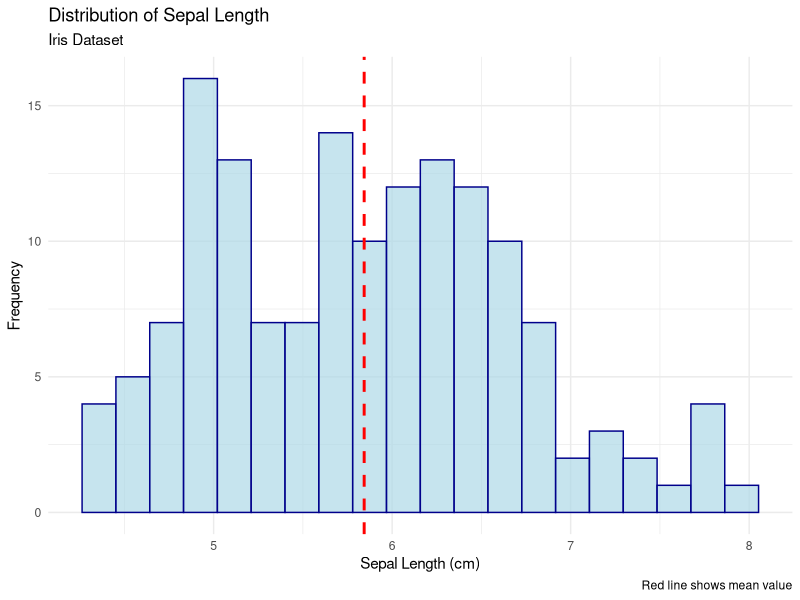
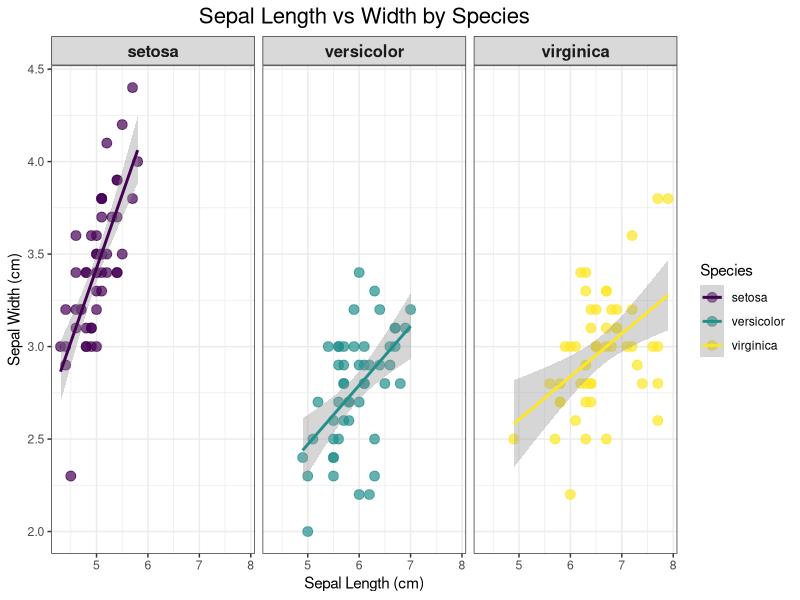

The R source for these figures, in order:
## ---- chunk 1
#| echo: false
#| eval: true
# Simulate the installation process
cat("Installing packages...\n")
cat("Package 'tidyverse' successfully installed\n")
cat("Package 'dplyr' successfully installed\n")
cat("Package 'ggplot2' successfully installed\n")
## ---- chunk 2
#| echo: false
#| eval: true
# Load libraries for this session
library(tidyverse)  # Loads dplyr, ggplot2, readr, tibble, stringr, forcats
library(dplyr)      # Data manipulation
library(ggplot2)    # Grammar of graphics plotting

# Alternative method
require(tidyverse)  # Similar to library() but returns TRUE/FALSE

# Check if package is installed before loading
if (!require(tidyverse)) {
  install.packages("tidyverse")
  library(tidyverse)
}
## ---- chunk 3
#| echo: false
#| eval: true
# Show package information
cat("Loaded packages:\n")
cat("[1] \".GlobalEnv\"     \"package:dplyr\"    \"package:ggplot2\"  \n")
cat("[4] \"package:stats\"   \"package:graphics\" \"package:utils\"    \n")
cat("\nPackage version example:\n")
cat("dplyr: 1.1.0\n")
## ---- chunk 4
#| echo: false
#| eval: true
# Load libraries first
library(tidyverse)

# Load datasets (assuming tidyverse is loaded)
data(iris)
data(mtcars)

# Convert to tibbles (modern data frames)
iris_tbl <- as_tibble(iris)
mtcars_tbl <- as_tibble(mtcars, rownames = "car_name")

# Explore with tidyverse functions
glimpse(iris_tbl)
glimpse(mtcars_tbl)
## ---- chunk 5
#| echo: false
#| eval: true
# Load libraries first
library(tidyverse)

# Load data and create tibble
data(iris)
iris_tbl <- as_tibble(iris)

# select() - choose columns
iris_tbl %>%
  select(Species, Sepal.Length, Sepal.Width) %>%
  head()

# filter() - choose rows
iris_tbl %>%
  filter(Species == "setosa", Sepal.Length > 5) %>%
  head()

# mutate() - create new columns
iris_tbl %>%
  mutate(
    Sepal.Ratio = Sepal.Length / Sepal.Width,
    Size.Category = if_else(Sepal.Length > median(Sepal.Length),
                            "Large", "Small")
  ) %>%
  head()
## ---- chunk 6
#| echo: false
#| eval: true
# Load libraries first
library(tidyverse)

# Load data
data(iris)
data(mtcars)
iris_tbl <- as_tibble(iris)
mtcars_tbl <- as_tibble(mtcars, rownames = "car_name")

# Group by and summarize
iris_summary <- iris_tbl %>%
  group_by(Species) %>%
  summarise(
    n = n(),
    mean_sepal_length = mean(Sepal.Length),
    sd_sepal_length = sd(Sepal.Length),
    median_sepal_width = median(Sepal.Width),
    min_petal_length = min(Petal.Length),
    max_petal_length = max(Petal.Length),
    .groups = "drop"
  )
print(iris_summary)

# More complex grouping
mtcars_summary <- mtcars_tbl %>%
  group_by(cyl, gear) %>%
  summarise(
    count = n(),
    avg_mpg = mean(mpg),
    avg_hp = mean(hp),
    .groups = "drop"
  ) %>%
  arrange(desc(avg_mpg))
print(mtcars_summary)
## ---- chunk 7
#| echo: false
#| eval: true
#| warning: false
# Load libraries first
library(tidyverse)

# Load data and create tibble
data(iris)
iris_tbl <- as_tibble(iris)

# Simple histogram
ggplot(iris_tbl, aes(x = Sepal.Length)) +
  geom_histogram(bins = 20, fill = "lightblue", color = "darkblue", alpha = 0.7) +
  geom_vline(aes(xintercept = mean(Sepal.Length)),
             color = "red", linetype = "dashed", size = 1) +
  labs(
    title = "Distribution of Sepal Length",
    subtitle = "Iris Dataset",
    x = "Sepal Length (cm)",
    y = "Frequency",
    caption = "Red line shows mean value"
  ) +
  theme_minimal()
## ---- chunk 8
#| echo: false
#| eval: true
# Load libraries first
library(tidyverse)

# Load data and create tibble
data(iris)
iris_tbl <- as_tibble(iris)

# Scatter plot with facets and regression lines
ggplot(iris_tbl, aes(x = Sepal.Length, y = Sepal.Width, color = Species)) +
  geom_point(size = 3, alpha = 0.7) +
  geom_smooth(method = "lm", se = TRUE) +
  facet_wrap(~ Species, ncol = 3) +
  scale_color_viridis_d() +
  labs(
    title = "Sepal Length vs Width by Species",
    x = "Sepal Length (cm)",
    y = "Sepal Width (cm)"
  ) +
  theme_bw() +
  theme(
    plot.title = element_text(size = 16, hjust = 0.5),
    strip.text = element_text(size = 12, face = "bold")
  )
## ---- chunk 9
#| echo: false
#| eval: true
# Load libraries first
library(tidyverse)

# Load data and create tibble
data(iris)
iris_tbl <- as_tibble(iris)

# Modern approach with dplyr
iris_stats <- iris_tbl %>%
  group_by(Species) %>%
  summarise(
    across(where(is.numeric),
           list(mean = mean,
                median = median,
                sd = sd,
                min = min,
                max = max,
               q25 = ~quantile(.x, 0.25),
               q75 = ~quantile(.x, 0.75)),
           .names = "{.col}_{.fn}"),
    .groups = "drop"
  )
print(iris_stats)
## ---- chunk 10
#| echo: false
#| eval: true
# Load libraries first
library(tidyverse)

# Load data and create tibble
data(iris)
iris_tbl <- as_tibble(iris)

# T-tests with tidy output
t_test_results <- iris_tbl %>%
  filter(Species %in% c("setosa", "versicolor")) %>%
  t.test(Sepal.Length ~ Species, data = .)
print(t_test_results)

# ANOVA with tidy output
anova_results <- aov(Sepal.Length ~ Species, data = iris_tbl)
print(summary(anova_results))
## ---- chunk 11
#| echo: false
#| eval: true
# Load libraries first
library(tidyverse)

# Load data and create tibble
data(mtcars)
mtcars_tbl <- as_tibble(mtcars, rownames = "car_name")

# Linear modeling
model1 <- lm(mpg ~ wt, data = mtcars_tbl)
model2 <- lm(mpg ~ wt + hp + cyl, data = mtcars_tbl)

# Compare models
summary(model1)
summary(model2)
## ---- chunk 12
#| echo: false
#| eval: true
# Load libraries first
library(tidyverse)

# Load data and create tibble
data(iris)
iris_tbl <- as_tibble(iris)

# Apply function to multiple columns
iris_tbl %>%
  select(where(is.numeric)) %>%
  map(mean)

# Map with different output types
iris_tbl %>%
  select(where(is.numeric)) %>%
  map_dbl(sd)

# Map over groups
iris_tbl %>%
  split(.$Species) %>%
  map(~lm(Sepal.Length ~ Sepal.Width, data = .x)) %>%
  map_dbl(~summary(.x)$r.squared)
## ---- chunk 13
#| include: false
# Exercise solution using base R
data(mtcars)

# 1. Summary by cylinders
print("1. Fuel efficiency by cylinders:")
mpg_summary <- aggregate(mpg ~ cyl, data = mtcars,
                         FUN = function(x) c(count = length(x), mean = mean(x)))
print(mpg_summary)

# 2. Would create scatter plot with ggplot2
cat("\n2. Scatter plot code:\n")
cat("ggplot(mtcars, aes(x = wt, y = mpg, color = factor(cyl))) +\n")
cat("  geom_point() + geom_smooth(method = 'lm')\n")

# 3. Create efficiency categories
mtcars$efficiency <- ifelse(mtcars$mpg > 20, "High",
                           ifelse(mtcars$mpg >= 15, "Medium", "Low"))
efficiency_counts <- table(mtcars$efficiency)
print("\n3. Efficiency categories:")
print(efficiency_counts)

# 4. Correlations with mpg
correlations <- sapply(mtcars[, names(mtcars) != "mpg" & sapply(mtcars, is.numeric)],
                      function(x) cor(x, mtcars$mpg))
print("\n4. Correlations with MPG:")
print(round(sort(correlations, decreasing = TRUE), 3))
